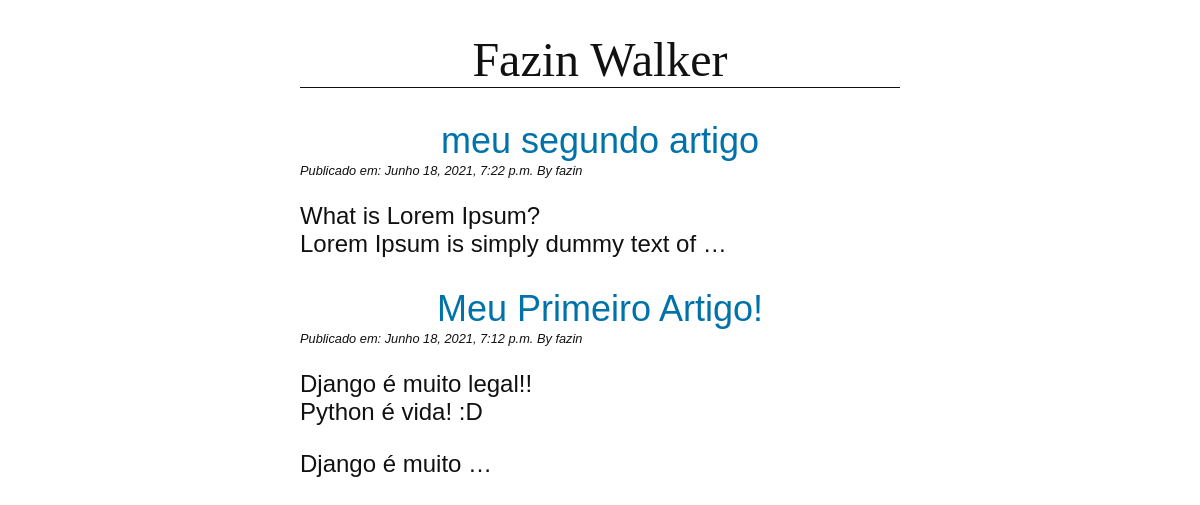
Screenshot of /blog/ with the database file from the repository.
### blog/models.py (models this page shows, shortened)
class Post(models.Model):
    title = models.CharField(max_length=255) ## cria corretamente a coluna no bd como varchar
    slug = models.SlugField(max_length=255, unique=True) ##texto da url, ex: /blog/introducao-django (letras, numeros, hifen)
    author = models.ForeignKey(User, on_delete=models.CASCADE) ## Cada post tem um author e um autor pode ter mais de um post, on_delete é oq ocorre ao deletar o autor, cascade deleta todos post do autor
    body = models.TextField() # corpo do post, nao tem tamanho minimo
    created = models.DateTimeField(auto_now_add=True) #data de cruacao adicionada auto
    updated = models.DateTimeField(auto_now=True) #data da ultima modificacao automaticamente
    class Meta:
        ordering = ('-created',)
    def get_absolute_url(self):
        return reverse("blog:detail", kwargs={"slug": self.slug}) ##dicionario keywordsargs, serve para definir a url de um post

### blog/views.py (the view)
# urls.py: path("", views.PostListView.as_view(), name="list"),
class PostListView(ListView):
    model = Post

### blog/templates/blog/post_list.html (shortened to what this page needs)
{% extends "blog/base.html" %}
{% block content %}
    {% for post in post_list %}
        <article>
            <h2>
                <a href="{{ post.get_absolute_url }}">
                    {{ post.title }}
                </a>
            </h2>
            <p class="date">
                Publicado em: {{ post.created }} By {{ post.author }}
            </p>
            {{ post.body|linebreaks|truncatewords:10 }}
        </article>
    {% endfor %}
{% endblock %}

### blog/templates/blog/base.html (shortened to what this page needs)
{% load static %}
<!DOCTYPE html>
<html lang="en">
<head>
    <link rel="stylesheet" href="{% static 'css/blog.css' %}" />
</head>
<body>
    <header>
        <h1>Fazin Walker</h1>
    </header>
    <main>
        {% block content %}
        {% endblock %}
    </main>
</body>
</html>

### blog/static/css/blog.css (style rules this page uses)
body { margin: 0 25%; font-family: sans-serif; font-size: 1.5rem; color: #111111; }
h1 { text-align: center; font-family: serif; font-weight: normal; border-bottom: 1px solid; }
h2 { text-align: center; font-weight: normal; margin-bottom: 1px; }
a { color: #0072aa; text-decoration: none; }
p.date { font-size: 0.8rem; font-style: italic; margin-top: 1px; }

### rows the page displays
Post: title "meu segundo artigo", created "Junho 18, 2021, 7:22 p.m.", author "fazin", body "What is Lorem Ipsum? Lorem Ipsum is simply dummy text of …"
Post: title "Meu Primeiro Artigo!", created "Junho 18, 2021, 7:12 p.m.", author "fazin", body "Django é muito legal!! Python é vida! :D Django é muito …"
